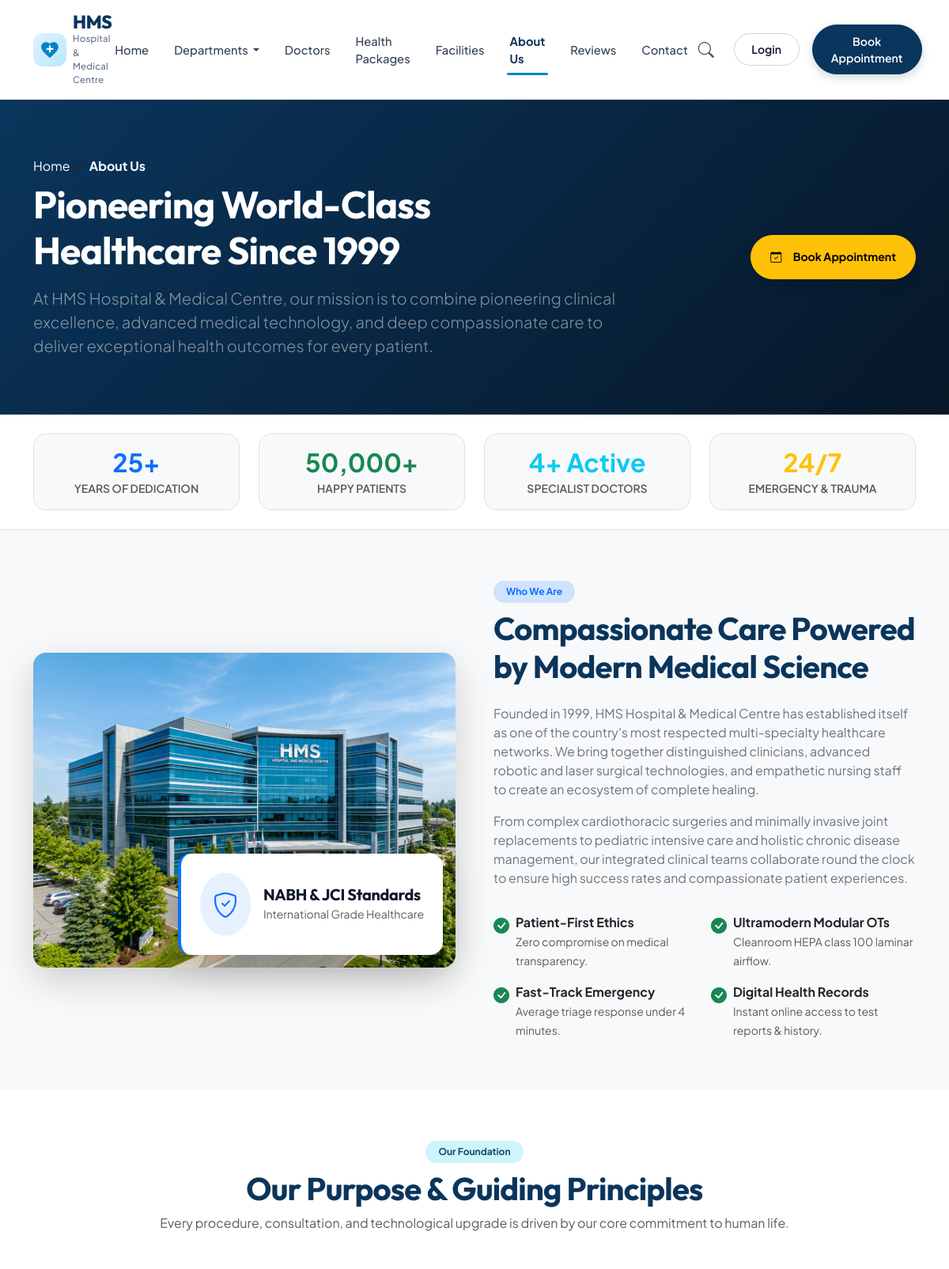
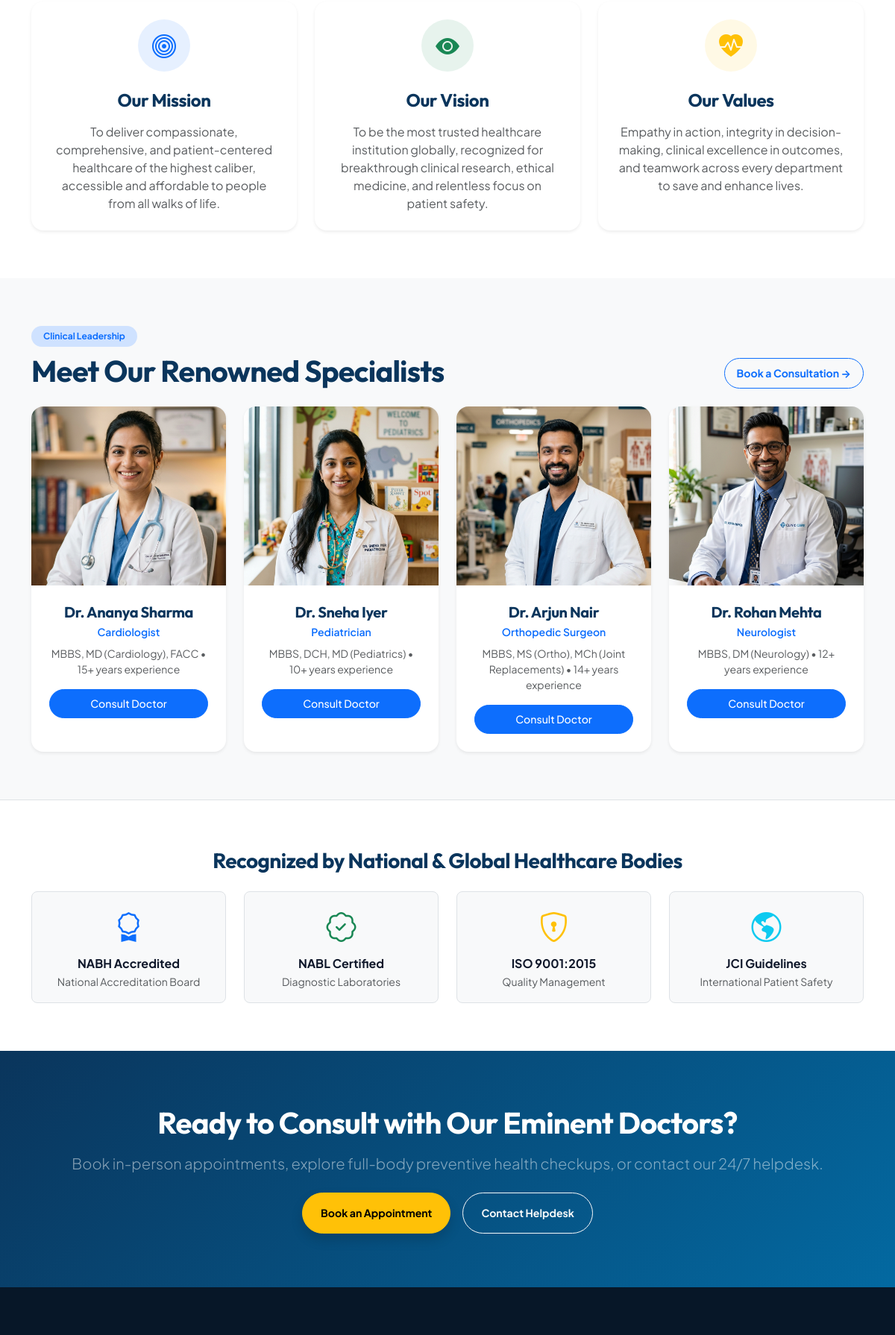
Page /about.php (upper part) on the committed database (2 pictures, top to bottom).
### tables this page shows
CREATE TABLE IF NOT EXISTS `doctors` (
  `id` INT AUTO_INCREMENT PRIMARY KEY,
  `name` VARCHAR(100) NOT NULL,
  `department_id` INT DEFAULT NULL,
  `specialty` VARCHAR(100) NOT NULL,
  `qualification` VARCHAR(100) DEFAULT 'MBBS, MD',
  `experience` VARCHAR(50) NOT NULL DEFAULT '10+ years',
  `rating` DECIMAL(2,1) DEFAULT 4.9,
  `reviews_count` INT DEFAULT 120,
  `fee` DECIMAL(10,2) DEFAULT 800.00,
  `image` VARCHAR(255) NOT NULL,
  `email` VARCHAR(100) DEFAULT NULL,
  `phone` VARCHAR(20) DEFAULT NULL,
  `available_days` VARCHAR(100) DEFAULT 'Mon - Sat',
  `available_time` VARCHAR(100) DEFAULT '09:00 AM - 05:00 PM',
  `bio` TEXT,
  `status` TINYINT(1) DEFAULT 1,
  FOREIGN KEY (`department_id`) REFERENCES `departments`(`id`) ON DELETE SET NULL
);

### about.php (the view, shortened to what this page needs)
<?php
$db = getDB();
$stats = [
    'doctors' => 150,
    'departments' => 12,
    'patients' => '50,000+',
    'experience' => '25+'
];
try {
    $docCount = $db->query("SELECT COUNT(*) FROM doctors WHERE status = 1")->fetchColumn();
    if ($docCount > 0) $stats['doctors'] = $docCount . '+ Active';
    $deptCount = $db->query("SELECT COUNT(*) FROM departments WHERE status = 1")->fetchColumn();
    if ($deptCount > 0) $stats['departments'] = $deptCount;
} catch (Exception $e) {
}
$doctors = [];
try {
    $stmt = $db->query("SELECT d.*, dept.name AS department_name
                        FROM doctors d
                        LEFT JOIN departments dept ON d.department_id = dept.id
                        WHERE d.status = 1
                        ORDER BY d.rating DESC LIMIT 4");
    $doctors = $stmt->fetchAll();
} catch (Exception $e) {
    $doctors = [];
}
require_once __DIR__ . '/includes/header.php';
require_once __DIR__ . '/includes/navbar.php';
?>
<section class="py-5" style="background: linear-gradient(135deg, var(--hms-navy-primary) 0%, var(--hms-navy-dark) 100%); color: #ffffff;">
  <div class="container-xl py-4">
    <div class="row align-items-center">
      <div class="col-lg-8">
        <nav aria-label="breadcrumb">
          <ol class="breadcrumb mb-2 text-white-50 small">
            <li class="breadcrumb-item"><a href="index.php" class="text-white text-decoration-none">Home</a></li>
            <li class="breadcrumb-item active text-white fw-bold" aria-current="page">About Us</li>
          </ol>
        </nav>
        <h1 class="display-5 fw-bold mb-3">Pioneering World-Class Healthcare Since 1999</h1>
        <p class="lead text-white-50 mb-0">At HMS Hospital &amp; Medical Centre, our mission is to combine pioneering clinical excellence, advanced medical technology, and deep compassionate care to deliver exceptional health outcomes for every patient.</p>
      </div>
      <div class="col-lg-4 text-lg-end mt-4 mt-lg-0">
        <a href="book.php" class="btn btn-warning btn-lg px-4 py-3 fw-bold rounded-pill shadow">
          <i class="bi bi-calendar-check me-2"></i> Book Appointment
        </a>
      </div>
    </div>
  </div>
</section>
<section class="bg-white border-bottom shadow-sm">
  <div class="container-xl py-4">
    <div class="row g-4 text-center">
      <div class="col-6 col-md-3">
        <div class="p-3 border rounded-4 bg-light">
          <div class="h2 fw-bold text-primary mb-1"><?= htmlspecialchars($stats['experience']) ?></div>
          <div class="text-muted small fw-semibold text-uppercase tracking-wider">Years of Dedication</div>
        </div>
      </div>
      <div class="col-6 col-md-3">
        <div class="p-3 border rounded-4 bg-light">
          <div class="h2 fw-bold text-success mb-1"><?= htmlspecialchars($stats['patients']) ?></div>
          <div class="text-muted small fw-semibold text-uppercase tracking-wider">Happy Patients</div>
        </div>
      </div>
      <div class="col-6 col-md-3">
        <div class="p-3 border rounded-4 bg-light">
          <div class="h2 fw-bold text-info mb-1"><?= htmlspecialchars($stats['doctors']) ?></div>
          <div class="text-muted small fw-semibold text-uppercase tracking-wider">Specialist Doctors</div>
        </div>
      </div>
      <div class="col-6 col-md-3">
        <div class="p-3 border rounded-4 bg-light">
          <div class="h2 fw-bold text-warning mb-1">24/7</div>
          <div class="text-muted small fw-semibold text-uppercase tracking-wider">Emergency &amp; Trauma</div>
        </div>
      </div>
    </div>
  </div>
</section>
<section class="py-5 bg-light">
  <div class="container-xl py-3">
    <div class="row g-5 align-items-center">
      <div class="col-lg-6">
        <div class="position-relative">
          <img src="assets/images/hms-building.jpg" alt="HMS Hospital Building" class="img-fluid rounded-4 shadow-lg w-100" style="min-height: 380px; object-fit: cover;">
          <div class="position-absolute bottom-0 end-0 bg-white p-3 p-md-4 rounded-4 shadow-lg m-3 border-start border-4 border-primary">
            <div class="d-flex align-items-center gap-3">
              <div class="rounded-circle bg-primary bg-opacity-10 p-3 text-primary">
                <i class="bi bi-shield-check fs-2"></i>
              </div>
              <div>
                <h5 class="fw-bold mb-0">NABH &amp; JCI Standards</h5>
                <small class="text-muted">International Grade Healthcare</small>
              </div>
            </div>
          </div>
        </div>
      </div>
      <div class="col-lg-6">
        <span class="badge bg-primary-subtle text-primary fw-bold px-3 py-2 rounded-pill mb-2">Who We Are</span>
        <h2 class="display-6 fw-bold mb-4" style="color: var(--hms-navy-primary);">Compassionate Care Powered by Modern Medical Science</h2>
        <p class="text-secondary leading-relaxed">
          Founded in 1999, HMS Hospital &amp; Medical Centre has established itself as one of the country's most respected multi-specialty healthcare networks. We bring together distinguished clinicians, advanced robotic and laser surgical technologies, and empathetic nursing staff to create an ecosystem of complete healing.
        </p>
        <p class="text-secondary leading-relaxed">
          From complex cardiothoracic surgeries and minimally invasive joint replacements to pediatric intensive care and holistic chronic disease management, our integrated clinical teams collaborate round the clock to ensure high success rates and compassionate patient experiences.
        </p>
        <div class="row g-3 mt-2">
          <div class="col-sm-6">
            <div class="d-flex align-items-start gap-2">
              <i class="bi bi-check-circle-fill text-success fs-5"></i>
              <div>
                <strong class="d-block text-dark">Patient-First Ethics</strong>
                <small class="text-muted">Zero compromise on medical transparency.</small>
              </div>
            </div>
          </div>
          <div class="col-sm-6">
            <div class="d-flex align-items-start gap-2">
              <i class="bi bi-check-circle-fill text-success fs-5"></i>
              <div>
                <strong class="d-block text-dark">Ultramodern Modular OTs</strong>
                <small class="text-muted">Cleanroom HEPA class 100 laminar airflow.</small>
              </div>
            </div>
          </div>
          <div class="col-sm-6">
            <div class="d-flex align-items-start gap-2">
              <i class="bi bi-check-circle-fill text-success fs-5"></i>
              <div>
                <strong class="d-block text-dark">Fast-Track Emergency</strong>
                <small class="text-muted">Average triage response under 4 minutes.</small>
              </div>
            </div>
          </div>
          <div class="col-sm-6">
            <div class="d-flex align-items-start gap-2">
              <i class="bi bi-check-circle-fill text-success fs-5"></i>
              <div>
                <strong class="d-block text-dark">Digital Health Records</strong>
                <small class="text-muted">Instant online access to test reports &amp; history.</small>
              </div>
            </div>
          </div>
        </div>
      </div>
    </div>
  </div>
</section>
<section class="py-5 bg-white">
  <div class="container-xl py-3">
    <div class="text-center max-w-700 mx-auto mb-5">
      <span class="badge bg-info-subtle text-info-emphasis fw-bold px-3 py-2 rounded-pill mb-2">Our Foundation</span>
      <h2 class="fw-bold display-6" style="color: var(--hms-navy-primary);">Our Purpose &amp; Guiding Principles</h2>
      <p class="text-muted">Every procedure, consultation, and technological upgrade is driven by our core commitment to human life.</p>
    </div>
    <div class="row g-4">
      <div class="col-md-4">
        <div class="card h-100 border-0 shadow-sm rounded-4 p-4 text-center hover-lift transition">
          <div class="mx-auto mb-4 rounded-circle bg-primary bg-opacity-10 d-flex align-items-center justify-content-center" style="width: 70px; height: 70px;">
            <i class="bi bi-bullseye text-primary fs-2"></i>
          </div>
          <h4 class="fw-bold mb-3" style="color: var(--hms-navy-primary);">Our Mission</h4>
          <p class="text-muted mb-0">To deliver compassionate, comprehensive, and patient-centered healthcare of the highest caliber, accessible and affordable to people from all walks of life.</p>
        </div>
      </div>
      <div class="col-md-4">
        <div class="card h-100 border-0 shadow-sm rounded-4 p-4 text-center hover-lift transition">
          <div class="mx-auto mb-4 rounded-circle bg-success bg-opacity-10 d-flex align-items-center justify-content-center" style="width: 70px; height: 70px;">
            <i class="bi bi-eye-fill text-success fs-2"></i>
          </div>
          <h4 class="fw-bold mb-3" style="color: var(--hms-navy-primary);">Our Vision</h4>
          <p class="text-muted mb-0">To be the most trusted healthcare institution globally, recognized for breakthrough clinical research, ethical medicine, and relentless focus on patient safety.</p>
        </div>
      </div>
      <div class="col-md-4">
        <div class="card h-100 border-0 shadow-sm rounded-4 p-4 text-center hover-lift transition">
          <div class="mx-auto mb-4 rounded-circle bg-warning bg-opacity-10 d-flex align-items-center justify-content-center" style="width: 70px; height: 70px;">
            <i class="bi bi-heart-pulse-fill text-warning fs-2"></i>
          </div>
          <h4 class="fw-bold mb-3" style="color: var(--hms-navy-primary);">Our Values</h4>
          <p class="text-muted mb-0">Empathy in action, integrity in decision-making, clinical excellence in outcomes, and teamwork across every department to save and enhance lives.</p>
        </div>
      </div>
    </div>
  </div>
</section>
<?php if (!empty($doctors)): ?>
<section class="py-5 bg-light">
  <div class="container-xl py-3">
    <div class="d-flex flex-column flex-md-row justify-content-between align-items-md-end mb-4">
      <div>
        <span class="badge bg-primary-subtle text-primary fw-bold px-3 py-2 rounded-pill mb-2">Clinical Leadership</span>
        <h2 class="fw-bold display-6 mb-0" style="color: var(--hms-navy-primary);">Meet Our Renowned Specialists</h2>
      </div>
      <a href="book.php" class="btn btn-outline-primary fw-bold rounded-pill mt-3 mt-md-0">Book a Consultation &rarr;</a>
    </div>
    <div class="row g-4">
      <?php foreach ($doctors as $doc): ?>
      <div class="col-sm-6 col-lg-3">
        <div class="card h-100 border-0 shadow-sm rounded-4 overflow-hidden">
          <img src="<?= htmlspecialchars($doc['image']) ?>" class="card-img-top" alt="<?= htmlspecialchars($doc['name']) ?>" style="height: 240px; object-fit: cover;">
          <div class="card-body p-4 text-center">
            <h5 class="fw-bold mb-1" style="color: var(--hms-navy-primary);"><?= htmlspecialchars($doc['name']) ?></h5>
            <p class="text-primary small fw-semibold mb-2"><?= htmlspecialchars($doc['specialty']) ?></p>
            <p class="text-muted small mb-3"><?= htmlspecialchars($doc['qualification']) ?> &bull; <?= htmlspecialchars($doc['experience']) ?></p>
            <a href="book.php?doctor=<?= $doc['id'] ?>" class="btn btn-sm btn-primary w-100 rounded-pill py-2">Consult Doctor</a>
          </div>
        </div>
      </div>
      <?php endforeach; ?>
    </div>
  </div>
</section>
<?php endif; ?>
<section class="py-5 bg-white border-top">
  <div class="container-xl py-3 text-center">
    <h3 class="fw-bold mb-4" style="color: var(--hms-navy-primary);">Recognized by National &amp; Global Healthcare Bodies</h3>
    <div class="row g-4 justify-content-center align-items-center">
      <div class="col-6 col-md-3">
        <div class="p-3 border rounded-3 bg-light">
          <i class="bi bi-award fs-1 text-primary mb-2 d-block"></i>
          <span class="fw-bold d-block">NABH Accredited</span>
          <small class="text-muted">National Accreditation Board</small>
        </div>
      </div>
      <div class="col-6 col-md-3">
        <div class="p-3 border rounded-3 bg-light">
          <i class="bi bi-patch-check fs-1 text-success mb-2 d-block"></i>
          <span class="fw-bold d-block">NABL Certified</span>
          <small class="text-muted">Diagnostic Laboratories</small>
        </div>
      </div>
      <div class="col-6 col-md-3">
        <div class="p-3 border rounded-3 bg-light">
          <i class="bi bi-shield-lock fs-1 text-warning mb-2 d-block"></i>
          <span class="fw-bold d-block">ISO 9001:2015</span>
          <small class="text-muted">Quality Management</small>
        </div>
      </div>
      <div class="col-6 col-md-3">
        <div class="p-3 border rounded-3 bg-light">
          <i class="bi bi-globe-americas fs-1 text-info mb-2 d-block"></i>
          <span class="fw-bold d-block">JCI Guidelines</span>
          <small class="text-muted">International Patient Safety</small>
        </div>
      </div>
    </div>
  </div>
</section>
<section class="py-5 text-white" style="background: linear-gradient(135deg, var(--hms-navy-primary) 0%, #0369a1 100%);">
  <div class="container-xl text-center py-4">
    <h2 class="display-6 fw-bold mb-3">Ready to Consult with Our Eminent Doctors?</h2>
    <p class="lead text-white-50 max-w-700 mx-auto mb-4">Book in-person appointments, explore full-body preventive health checkups, or contact our 24/7 helpdesk.</p>
    <div class="d-flex flex-wrap justify-content-center gap-3">
      <a href="book.php" class="btn btn-warning btn-lg px-4 py-3 fw-bold rounded-pill shadow">Book an Appointment</a>
      <a href="contact.php" class="btn btn-outline-light btn-lg px-4 py-3 fw-bold rounded-pill">Contact Helpdesk</a>
    </div>
  </div>
</section>
<?php require_once __DIR__ . '/includes/footer.php'; ?>

### rows in the picture
doctors: image (picture), name "Dr. Ananya Sharma", specialty "Cardiologist", qualification "MBBS, MD (Cardiology), FACC", experience "15+ years experience"
doctors: image (picture), name "Dr. Sneha Iyer", specialty "Pediatrician", qualification "MBBS, DCH, MD (Pediatrics)", experience "10+ years experience"
doctors: image (picture), name "Dr. Arjun Nair", specialty "Orthopedic Surgeon", qualification "MBBS, MS (Ortho), MCh (Joint Replacements)", experience "14+ years experience"
doctors: image (picture), name "Dr. Rohan Mehta", specialty "Neurologist", qualification "MBBS, DM (Neurology)", experience "12+ years experience"

### other values in the picture
$stats['experience'] "25+"
$stats['patients'] "50,000+"
$stats['doctors'] "4+ Active"
